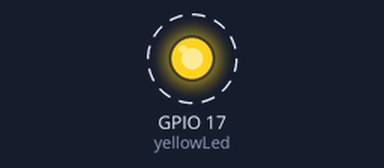
A program run on a simulated Raspberry Pi (BCM pin numbers). On the bench: output pins drawn as LEDs (lit = HIGH). Dashed ring = blinking. At 10.0 s the program stops and its outputs stay as they are.

Above: at 0.5 s.
Timing chart, 0 to 4.6 s (numbered marks = the images above):
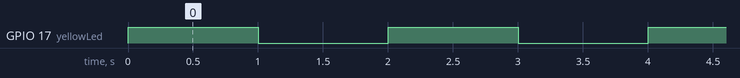

The program:

blinkFor.py
```python
import RPi.GPIO as GPIO
from time import sleep

GPIO.setmode(GPIO.BCM)

yellowLed = 17

GPIO.setup(yellowLed, GPIO.OUT)

for i in range(5):
    GPIO.output(yellowLed, True)
    sleep(1)
    GPIO.output(yellowLed, False)
    sleep(1)
GPIO.cleanup()
```

Measured:
- by itself, GPIO 17 (yellowLed): alternates HIGH for 1.0 s and LOW for 1.0 s, 10 changes in all, then stays LOW
